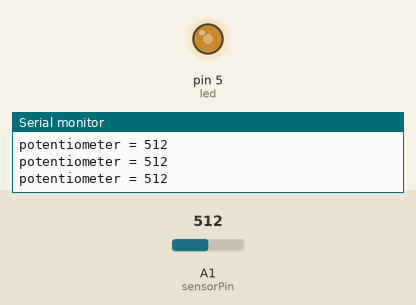
Simulated run of this sketch. Board: Arduino Uno, built with avr-gcc and run on an emulated ATmega328P. On the bench: output pins drawn as LEDs (lit = HIGH), the last lines printed to the serial monitor. Inputs (shaded band) come from the test bench; at power-on: A1 (sensorPin) = 512.

Above: at 1.2 s.
1.3 s: A1 (sensorPin) set to 716
At 2.5 s:
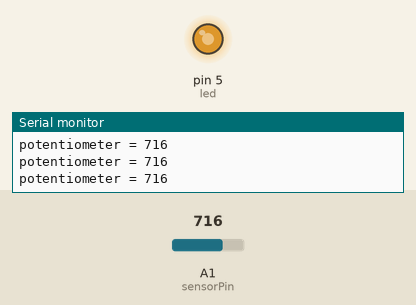
2.8 s: A1 (sensorPin) set to 900
At 4.0 s:
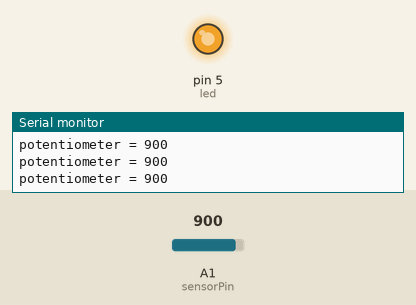
4.3 s: A1 (sensorPin) set to 122
At 5.4 s:
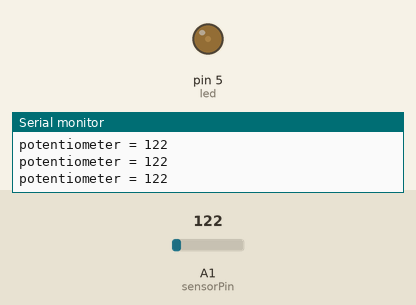
5.8 s: A1 (sensorPin) set to 0
At 6.8 s:
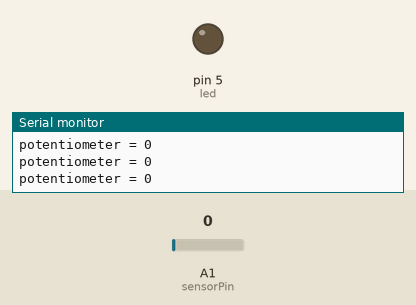
7.3 s: A1 (sensorPin) set to 511
At 8.1 s:
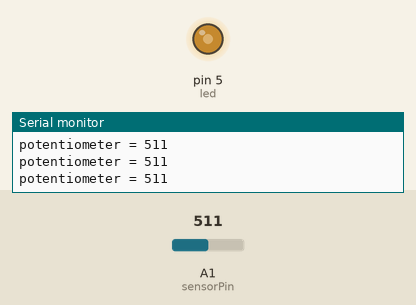
Timing chart, 0 to 9.8 s (numbered marks = the images above; inputs shaded):
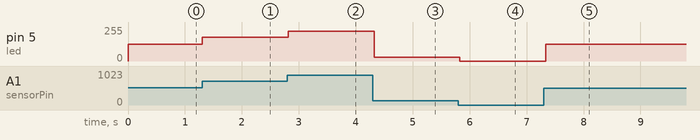

The sketch:

project_8-2.ino
```cpp
int sensorPin = A1;
int led = 5;

void setup() {

  pinMode(led, OUTPUT);
  Serial.begin(9600);

}
void loop() {

  int sensorValue;

  sensorValue = analogRead(sensorPin);
  Serial.print("potentiometer = ");
  Serial.println(sensorValue);

  sensorValue = map(sensorValue, 0, 1023, 0, 255);
  analogWrite(led, sensorValue);
  delay(100);
}
```

Measured:
- after the input at 1.3 s, pin 5 (led): 127/255 → 178/255 at once
- after the input at 2.8 s, pin 5 (led): 178/255 → 224/255 at once
- after the input at 4.3 s, pin 5 (led): 224/255 → 30/255 at once
- after the input at 5.8 s, pin 5 (led): 30/255 → 0/255 at once
- after the input at 7.3 s, pin 5 (led): 0/255 → 127/255 at once
